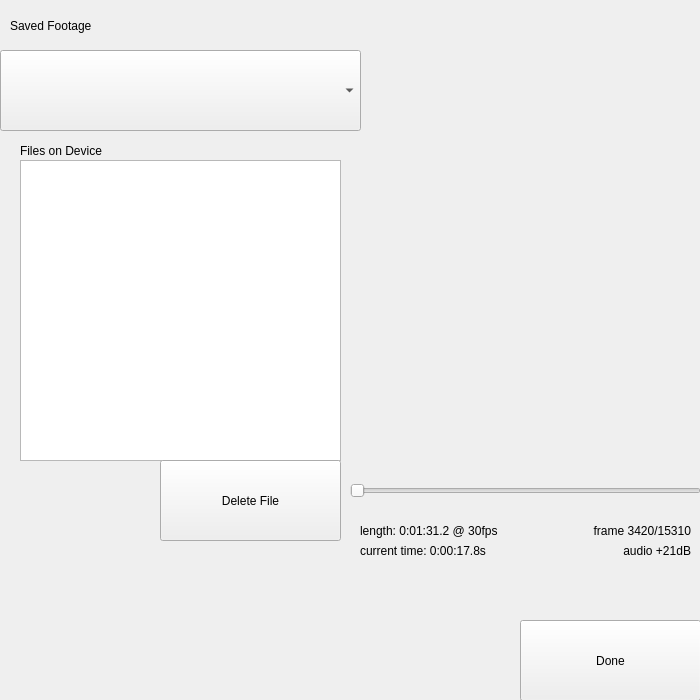
<?xml version="1.0" encoding="UTF-8"?>
<ui version="4.0">
 <class>Replay</class>
 <widget class="QWidget" name="Replay">
  <property name="geometry">
   <rect>
    <x>0</x>
    <y>0</y>
    <width>700</width>
    <height>700</height>
   </rect>
  </property>
  <property name="windowTitle">
   <string notr="true">Chronos Screen</string>
  </property>
  <widget class="Backdrop" name="backdrop">
   <property name="geometry">
    <rect>
     <x>0</x>
     <y>0</y>
     <width>361</width>
     <height>701</height>
    </rect>
   </property>
  </widget>
  <widget class="ScrollList" name="scrolllist">
   <property name="geometry">
    <rect>
     <x>20</x>
     <y>160</y>
     <width>321</width>
     <height>301</height>
    </rect>
   </property>
  </widget>
  <widget class="HeaderLabel" name="headerlabel">
   <property name="geometry">
    <rect>
     <x>10</x>
     <y>10</y>
     <width>191</width>
     <height>31</height>
    </rect>
   </property>
   <property name="text">
    <string>Saved Footage</string>
   </property>
  </widget>
  <widget class="Slider" name="slider">
   <property name="geometry">
    <rect>
     <x>350</x>
     <y>460</y>
     <width>351</width>
     <height>61</height>
    </rect>
   </property>
   <property name="orientation">
    <enum>Qt::Horizontal</enum>
   </property>
  </widget>
  <widget class="Label" name="label">
   <property name="geometry">
    <rect>
     <x>360</x>
     <y>520</y>
     <width>241</width>
     <height>21</height>
    </rect>
   </property>
   <property name="text">
    <string>length: 0:01:31.2 @ 30fps</string>
   </property>
  </widget>
  <widget class="Label" name="label_2">
   <property name="geometry">
    <rect>
     <x>450</x>
     <y>520</y>
     <width>241</width>
     <height>21</height>
    </rect>
   </property>
   <property name="text">
    <string>frame 3420/15310</string>
   </property>
   <property name="alignment">
    <set>Qt::AlignRight|Qt::AlignTrailing|Qt::AlignVCenter</set>
   </property>
  </widget>
  <widget class="Label" name="label_3">
   <property name="geometry">
    <rect>
     <x>360</x>
     <y>540</y>
     <width>241</width>
     <height>21</height>
    </rect>
   </property>
   <property name="text">
    <string>current time: 0:00:17.8s</string>
   </property>
  </widget>
  <widget class="Label" name="label_4">
   <property name="geometry">
    <rect>
     <x>450</x>
     <y>540</y>
     <width>241</width>
     <height>21</height>
    </rect>
   </property>
   <property name="text">
    <string>audio +21dB</string>
   </property>
   <property name="alignment">
    <set>Qt::AlignRight|Qt::AlignTrailing|Qt::AlignVCenter</set>
   </property>
  </widget>
  <widget class="StorageMediaSelect" name="storagemediaselect">
   <property name="geometry">
    <rect>
     <x>0</x>
     <y>50</y>
     <width>361</width>
     <height>81</height>
    </rect>
   </property>
  </widget>
  <widget class="Label" name="label_5">
   <property name="geometry">
    <rect>
     <x>20</x>
     <y>110</y>
     <width>271</width>
     <height>21</height>
    </rect>
   </property>
   <property name="text">
    <string>1gb free / 12gb total (94% full)</string>
   </property>
  </widget>
  <widget class="Subheader" name="subheader">
   <property name="geometry">
    <rect>
     <x>20</x>
     <y>140</y>
     <width>241</width>
     <height>21</height>
    </rect>
   </property>
   <property name="text">
    <string>Files on Device</string>
   </property>
  </widget>
  <widget class="Subheader" name="subheader_2">
   <property name="geometry">
    <rect>
     <x>20</x>
     <y>50</y>
     <width>241</width>
     <height>21</height>
    </rect>
   </property>
   <property name="text">
    <string>Storage Device</string>
   </property>
  </widget>
  <widget class="Button" name="uiDone">
   <property name="geometry">
    <rect>
     <x>520</x>
     <y>620</y>
     <width>181</width>
     <height>81</height>
    </rect>
   </property>
   <property name="text">
    <string>Done</string>
   </property>
  </widget>
  <widget class="Button" name="button_2">
   <property name="geometry">
    <rect>
     <x>160</x>
     <y>460</y>
     <width>181</width>
     <height>81</height>
    </rect>
   </property>
   <property name="text">
    <string>Delete File</string>
   </property>
  </widget>
  <widget class="Backdrop" name="backdrop_2">
   <property name="geometry">
    <rect>
     <x>360</x>
     <y>0</y>
     <width>341</width>
     <height>161</height>
    </rect>
   </property>
  </widget>
  <widget class="Backdrop" name="backdrop_3">
   <property name="geometry">
    <rect>
     <x>360</x>
     <y>460</y>
     <width>341</width>
     <height>241</height>
    </rect>
   </property>
  </widget>
  <widget class="Backdrop" name="backdrop_5">
   <property name="geometry">
    <rect>
     <x>680</x>
     <y>160</y>
     <width>20</width>
     <height>301</height>
    </rect>
   </property>
  </widget>
  <zorder>backdrop_5</zorder>
  <zorder>backdrop_3</zorder>
  <zorder>backdrop_2</zorder>
  <zorder>backdrop</zorder>
  <zorder>headerlabel</zorder>
  <zorder>slider</zorder>
  <zorder>label</zorder>
  <zorder>label_2</zorder>
  <zorder>label_3</zorder>
  <zorder>label_4</zorder>
  <zorder>scrolllist</zorder>
  <zorder>label_5</zorder>
  <zorder>subheader</zorder>
  <zorder>subheader_2</zorder>
  <zorder>storagemediaselect</zorder>
  <zorder>uiDone</zorder>
  <zorder>button_2</zorder>
 </widget>
 <customwidgets>
  <customwidget>
   <class>Backdrop</class>
   <extends>QLabel</extends>
   <header>backdrop</header>
  </customwidget>
  <customwidget>
   <class>Button</class>
   <extends>QPushButton</extends>
   <header>button</header>
  </customwidget>
  <customwidget>
   <class>ComboBox</class>
   <extends>QComboBox</extends>
   <header>combo_box</header>
  </customwidget>
  <customwidget>
   <class>HeaderLabel</class>
   <extends>QLabel</extends>
   <header>header_label</header>
  </customwidget>
  <customwidget>
   <class>Label</class>
   <extends>QLabel</extends>
   <header>label</header>
  </customwidget>
  <customwidget>
   <class>ScrollList</class>
   <extends>QListView</extends>
   <header>scroll_list</header>
  </customwidget>
  <customwidget>
   <class>Slider</class>
   <extends>QSlider</extends>
   <header>slider</header>
  </customwidget>
  <customwidget>
   <class>StorageMediaSelect</class>
   <extends>ComboBox</extends>
   <header>storage_media_select</header>
  </customwidget>
  <customwidget>
   <class>Subheader</class>
   <extends>QLabel</extends>
   <header>subheader</header>
  </customwidget>
 </customwidgets>
 <resources/>
 <connections/>
</ui>
